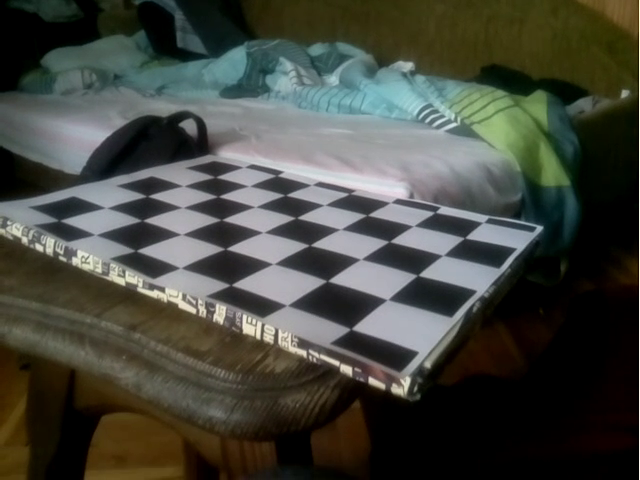
#> input picture workspace/images/selected/name190.png, 640 x 480 px; its folder holds 5 pictures in this run
$ python calibration_script.py
#> lines starting #> are read from the running program, lines starting #| are printed output that depends on the picture; after the words box and inside, x2 and y2 are one past the last pixel; in counts of white or black regions, pixels touching at a corner belong together
import numpy as np
import cv2
import glob

# termination criteria
criteria = (cv2.TERM_CRITERIA_EPS + cv2.TERM_CRITERIA_MAX_ITER, 30, 0.001)

# prepare object points, like (0,0,0), (1,0,0), (2,0,0) ....,(6,5,0)
objp = np.zeros((6*7,3), np.float32)
objp[:,:2] = np.mgrid[0:7,0:6].T.reshape(-1,2)

# Arrays to store object points and image points from all the images.
objpoints = [] # 3d point in real world space
imgpoints = [] # 2d points in image plane.

images = glob.glob('./images/selected/*.png')

for fname in images:
    img = cv2.imread(fname)
#> img is the input picture: shape (480, 640, 3); mean B, G, R 62.1, 70.3, 68.4
    gray = cv2.cvtColor(img,cv2.COLOR_BGR2GRAY)
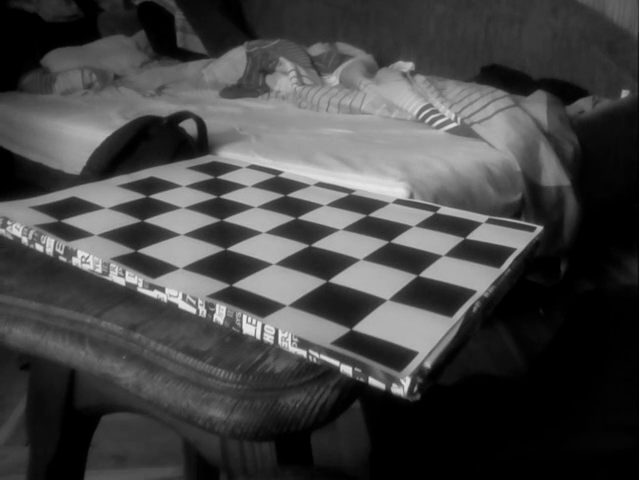
#> gray: shape (480, 640); min 0, max 253, mean 68.8

    # Find the chess board corners
    ret, corners = cv2.findChessboardCorners(gray, (7,6),None)
#> ret = False; corners = None

    # If found, add object points, image points (after refining them)
    if ret == True:
        objpoints.append(objp)

        cv2.cornerSubPix(gray,corners,(11,11),(-1,-1),criteria)
        imgpoints.append(corners)

        # Draw and display the corners
        cv2.drawChessboardCorners(img, (7,6), corners,ret)
        cv2.imshow('img',img)
        cv2.waitKey(500)
#> pass 2 of the loop `for fname in images:`:
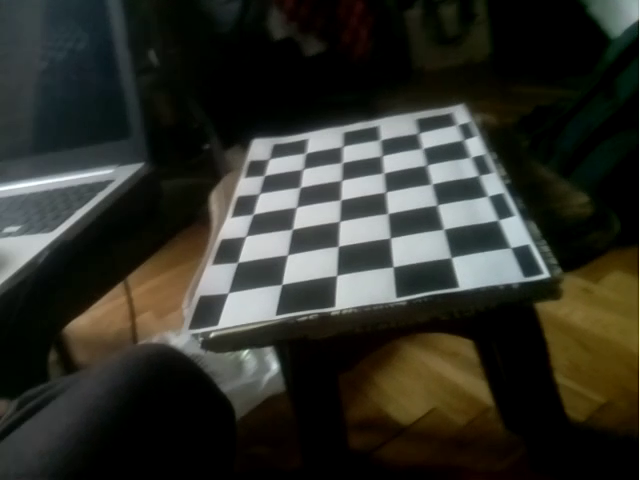
#> input picture workspace/images/selected/name280.png, 640 x 480 px
#> img is the input picture: shape (480, 640, 3); mean B, G, R 41.5, 48.6, 48
#> `gray = cv2.cvtColor(img,cv2.COLOR_BGR2GRAY)`:
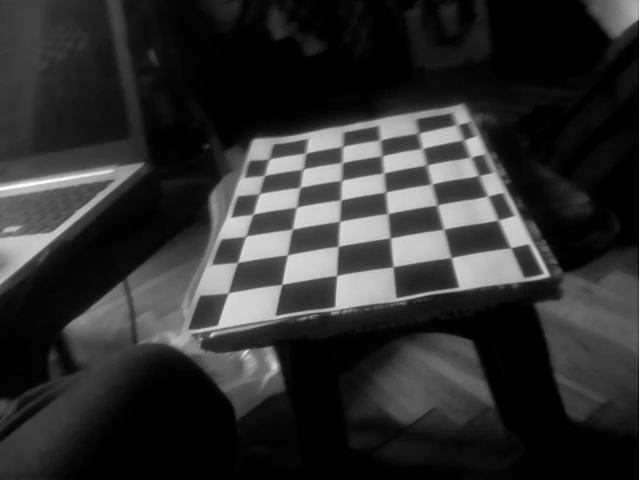
#> gray: shape (480, 640); min 0, max 255, mean 47.6
#> ret = True; corners = 42 rows, first 8: [228.3, 293.1], [237.9, 262.2], [245.8, 236.6], [253.4, 214.4], [259.8, 194], [264.5, 175.8], [269.4, 159.5], [281.9, 284.3]
#> `cv2.drawChessboardCorners(img, (7,6), corners,ret)`:
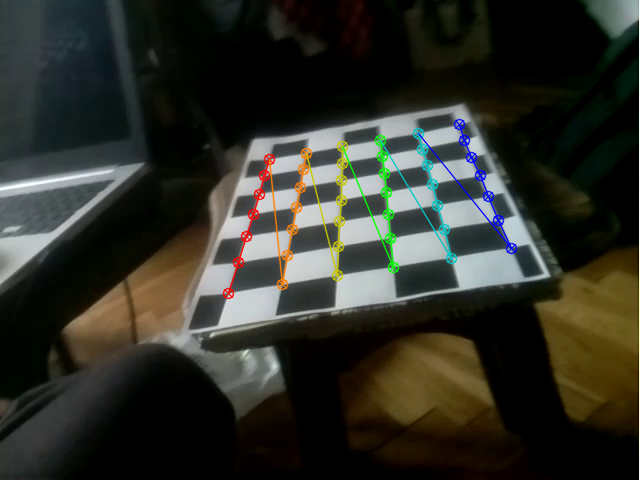
#> img: shape (480, 640, 3); 2.5% of pixels changed, all inside (x1, y1, x2, y2) = (222, 118, 518, 300)
#> pass 3 of the loop `for fname in images:`:
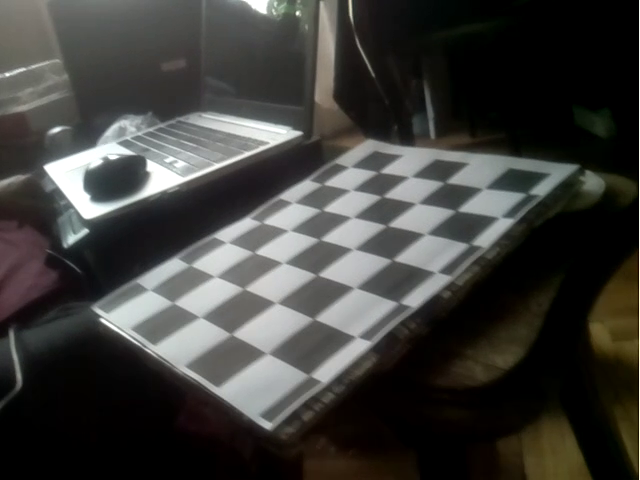
#> input picture workspace/images/selected/name370.png, 640 x 480 px
#> img is the input picture: shape (480, 640, 3); mean B, G, R 58.8, 62, 62.5
#> `gray = cv2.cvtColor(img,cv2.COLOR_BGR2GRAY)`:
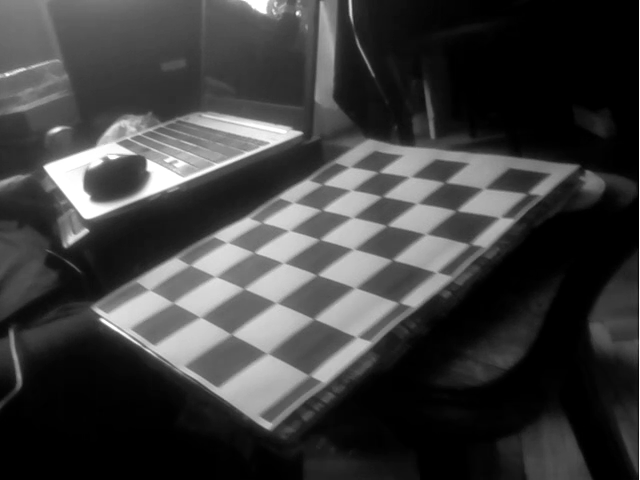
#> gray: shape (480, 640); min 0, max 255, mean 61.7
#> ret = False; corners = None
#> the loop made 5 passes; the first 3 are shown

cv2.destroyAllWindows()

ret, mtx, dist, rvecs, tvecs = cv2.calibrateCamera(objpoints, imgpoints, gray.shape[::-1],None,None)

img = cv2.imread('./images/selected/name630.png')
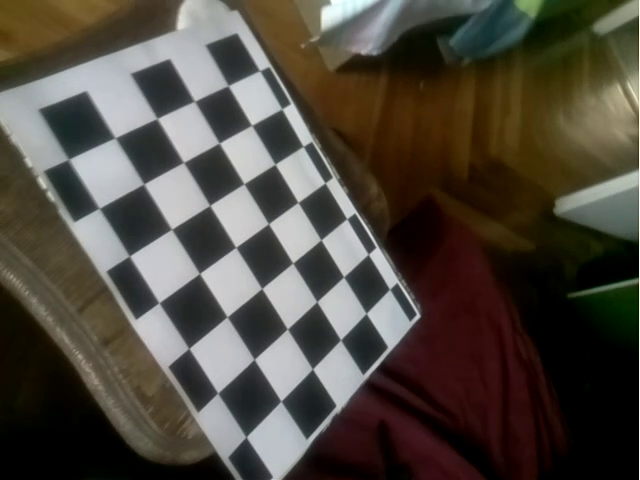
#> input picture workspace/images/selected/name630.png, 640 x 480 px
#> img is the input picture: shape (480, 640, 3); mean B, G, R 63.3, 72.6, 78.5
h,  w = img.shape[:2]
#> h = 480; w = 640
newcameramtx, roi=cv2.getOptimalNewCameraMatrix(mtx,dist,(w,h),1,(w,h))

# undistort
dst = cv2.undistort(img, mtx, dist, None, newcameramtx)
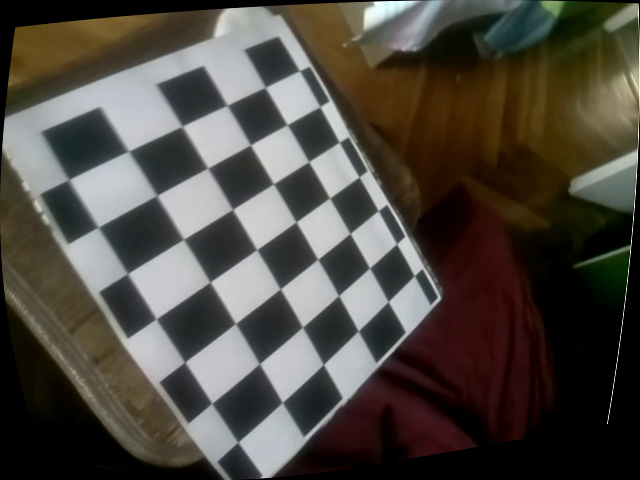
#> dst: shape (480, 640, 3); mean B, G, R 65.3, 72.8, 77.8

# crop the image
x,y,w,h = roi
dst = dst[y:y+h, x:x+w]
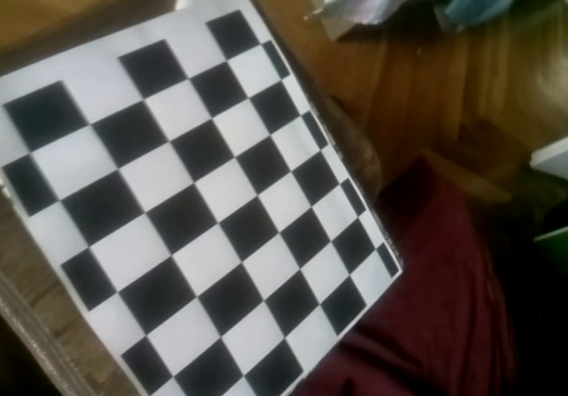
#> dst: shape (396, 568, 3); mean B, G, R 74, 81.4, 87.6
cv2.imwrite('calibresult.png',dst)
